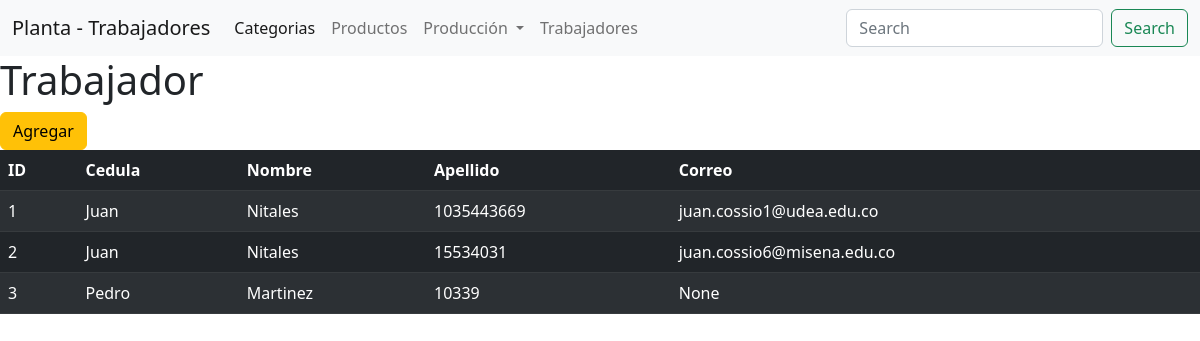
The page /planta/trabajadores/ on the database as committed earlier.
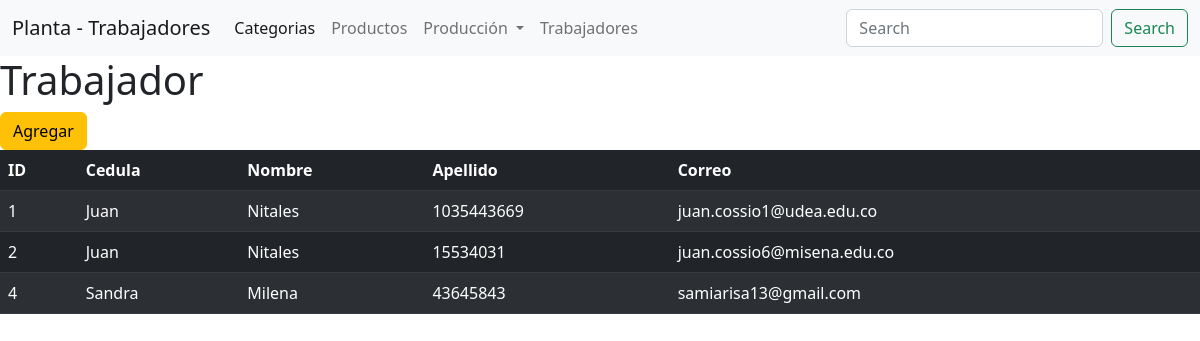
The same page on the database as committed later.
### planta/models.py (models this page shows, shortened)
class Trabajador(models.Model): #Herencia de el framework
    cedula = models.IntegerField(unique=True)
    nombre = models.CharField(max_length=100)
    apellido = models.CharField(max_length=100)
    correo = models.EmailField(max_length=100, null=True, blank=True)

### planta/views.py (the view)
# urls.py: path('trabajadores/', views.listarTrabajadores, name="listarTrabajador"),
def listarTrabajadores(request):
    q = Trabajador.objects.all()
    context = { "datos": q }
    return render(request, 'planta/trabajador/listar_trabajador.html', context)

### planta/templates/planta/trabajador/listar_trabajador.html (shortened to what this page needs)
{% extends "planta/base.html" %}
{% load static %}
{% block subtitulo %} Trabajadores {% endblock %}
{% block contenedor %}
<h1> Trabajador </h1>
<a class="btn btn-warning" href="{% url 'planta:formularioTrabajador' %}">Agregar</a>
<br>
{% if datos %}
    <table class="table table-dark table-striped ">
        <thead>
            <tr>
                <th>ID</th>
                <th>Cedula</th>
                <th>Nombre</th>
                <th>Apellido</th>
                <th>Correo</th>
            </tr>
        </thead>
        <tbody>
            {% for t in datos %}
            <tr>
                <td>{{ t.id }}</td>
                <td>{{ t.nombre }}</td>
                <td>{{ t.apellido }}</td>
                <td>{{ t.cedula }}</td>
                <td>{{ t.correo }}</td>
            </tr>
        {% endfor %}
        </tbody>
    </table>
{% else %}
    Ta malo mi rey
{% endif %}
{% endblock %}

### planta/templates/planta/base.html (shortened to what this page needs)
{% load static %}
<!DOCTYPE html>
<html lang="es">
<head>
    <link rel="stylesheet" href="{% static 'planta/css/bootstrap.min.css' %}">
</head>
<body>
<nav class="navbar navbar-expand-lg bg-light">
    <div class="container-fluid">
      <a class="navbar-brand" href="#">Planta -     {% block subtitulo %} Inicio {% endblock %}</a>
      <div class="collapse navbar-collapse" id="navbarSupportedContent">
        <ul class="navbar-nav me-auto mb-2 mb-lg-0">
          <li class="nav-item">
            <a class="nav-link active" aria-current="page" href="#">Categorias</a>
          </li>
          <li class="nav-item">
            <a class="nav-link" href="#">Productos</a>
          </li>
          <li class="nav-item dropdown">
            <a class="nav-link dropdown-toggle" href="#" role="button" data-bs-toggle="dropdown" aria-expanded="false">
              Producción
            </a>
          </li>
          <li class="nav-item">
            <a class="nav-link" href="{% url 'planta:listarTrabajador' %}">Trabajadores</a>
          </li>
        </ul>
        <form class="d-flex" role="search">
          <input class="form-control me-2" type="search" placeholder="Search" aria-label="Search">
          <button class="btn btn-outline-success" type="submit">Search</button>
        </form>
      </div>
    </div>
  </nav>
    {% block contenedor %} -------------- {% endblock %}
</body>
</html>

Rows that differ between the two databases and show on the page:
removed Trabajador: id "3", nombre "Pedro", apellido "Martinez", cedula "10339", correo "None"
added Trabajador: id "4", nombre "Sandra", apellido "Milena", cedula "43645843", correo "samiarisa13@gmail.com"
